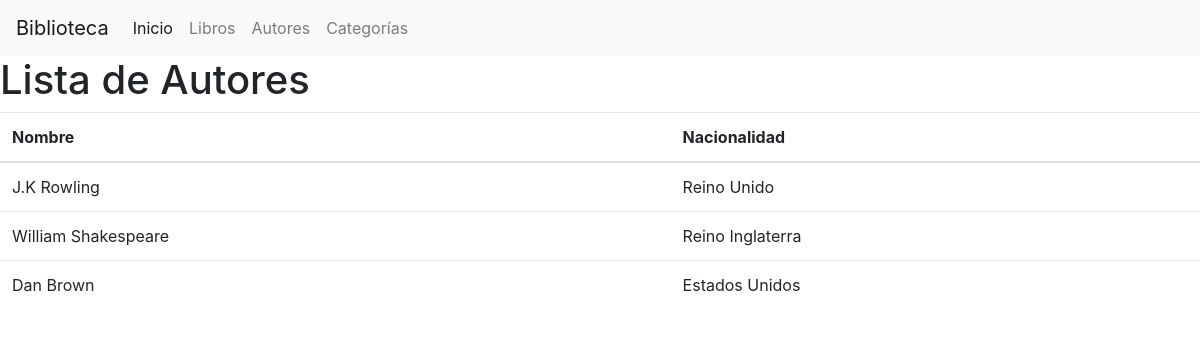
The page /autores/ on the database its author committed.
### catalogo/models.py (models this page shows, shortened)
class Autor(models.Model):
    nombre = models.CharField(max_length=100)
    nacionalidad = models.CharField(max_length=100)

### catalogo/views.py (the view)
# urls.py: path('autores/', views.autores, name='autores'),
def autores(request):
    autores = Autor.objects.all()
    return render(request, 'catalogo/autores.html', {'autores': autores})

### catalogo/templates/catalogo/autores.html (shortened to what this page needs)
{% extends "catalogo/base_home.html" %}
{% block content %}
<h1>Lista de Autores</h1>
<table class="table">
    <thead>
        <tr>
            <th scope="col">Nombre</th>
            <th scope="col">Nacionalidad</th>
        </tr>
    </thead>
    <tbody>
        {% for autor in autores %}
        <tr>
            <td>{{ autor.nombre }}</td>
            <td>{{ autor.nacionalidad }}</td>
        </tr>
        {% endfor %}
    </tbody>
</table>
{% endblock %}

### catalogo/static/catalogo/css/Styles.css (style rules this page uses)
body { background-color: #f5f5dc; font-family: Arial, sans-serif; }

### rows shown on the page
Autor: nombre "J.K Rowling", nacionalidad "Reino Unido"
Autor: nombre "William Shakespeare", nacionalidad "Reino Inglaterra"
Autor: nombre "Dan Brown", nacionalidad "Estados Unidos"
